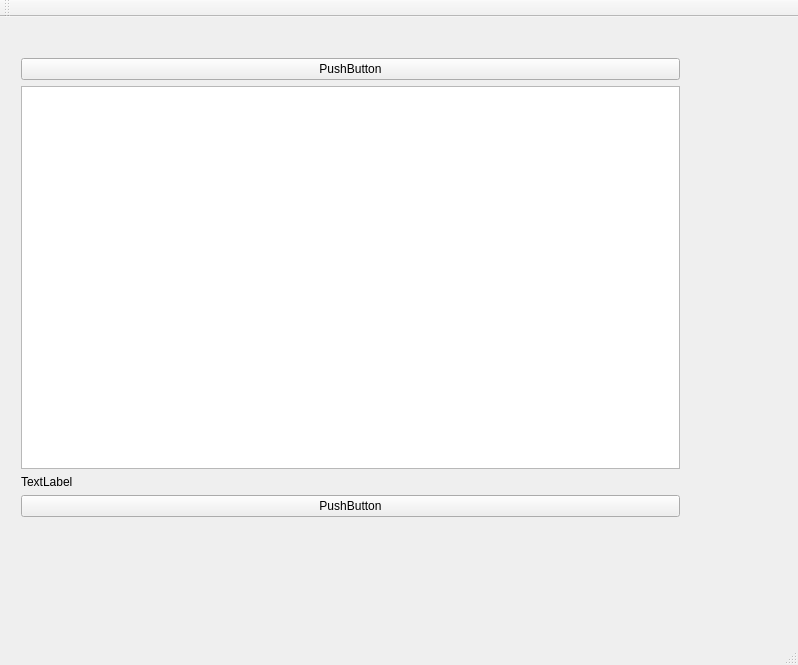
<?xml version="1.0" encoding="UTF-8"?>
<ui version="4.0">
 <class>MainWindow</class>
 <widget class="QMainWindow" name="MainWindow">
  <property name="geometry">
   <rect>
    <x>0</x>
    <y>0</y>
    <width>798</width>
    <height>665</height>
   </rect>
  </property>
  <property name="windowTitle">
   <string>MainWindow</string>
  </property>
  <widget class="QWidget" name="centralWidget">
   <widget class="QWidget" name="verticalLayoutWidget">
    <property name="geometry">
     <rect>
      <x>10</x>
      <y>30</y>
      <width>681</width>
      <height>481</height>
     </rect>
    </property>
    <layout class="QVBoxLayout" name="verticalLayout">
     <item>
      <widget class="QPushButton" name="pushButton">
       <property name="text">
        <string>PushButton</string>
       </property>
      </widget>
     </item>
     <item>
      <widget class="QPlainTextEdit" name="plainTextEdit"/>
     </item>
     <item>
      <widget class="QLabel" name="label">
       <property name="text">
        <string>TextLabel</string>
       </property>
      </widget>
     </item>
     <item>
      <widget class="QPushButton" name="pushButton_2">
       <property name="text">
        <string>PushButton</string>
       </property>
      </widget>
     </item>
    </layout>
   </widget>
  </widget>
  <widget class="QMenuBar" name="menuBar">
   <property name="geometry">
    <rect>
     <x>0</x>
     <y>0</y>
     <width>798</width>
     <height>28</height>
    </rect>
   </property>
  </widget>
  <widget class="QToolBar" name="mainToolBar">
   <attribute name="toolBarArea">
    <enum>TopToolBarArea</enum>
   </attribute>
   <attribute name="toolBarBreak">
    <bool>false</bool>
   </attribute>
  </widget>
  <widget class="QStatusBar" name="statusBar"/>
 </widget>
 <layoutdefault spacing="6" margin="11"/>
 <resources/>
 <connections/>
</ui>
